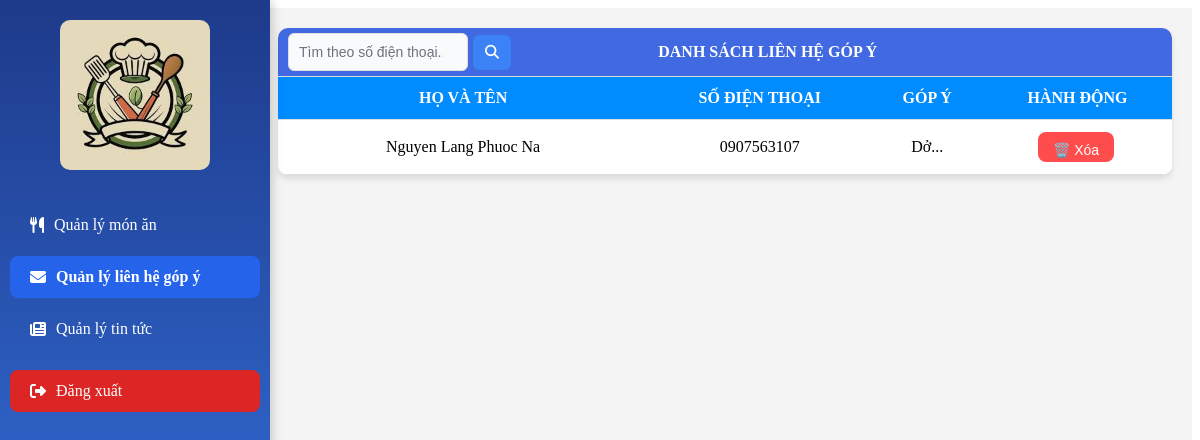
Page /QuanLyLienHeGopY.php (signed in) on the committed database.
### tables this page shows
CREATE TABLE `lienhe` (
  `Id` int NOT NULL,
  `Sdt` varchar(10) NOT NULL,
  `Ten` varchar(36) NOT NULL,
  `GopY` text NOT NULL
);

### QuanLyLienHeGopY.php (the view, shortened to what this page needs)
<?php
include 'config/db.php';
function LayDanhSachLienHe($conn)
{
    $Search = isset($_GET['search']) ? trim($_GET['search']) : '';
    $Query = "SELECT * FROM lienhe ORDER BY Id DESC";
    if (!empty($Search)) {
        $Query = "SELECT * FROM lienhe WHERE Sdt LIKE ? ORDER BY Id DESC";
        $SearchParam = "%" . $Search . "%";
        $Stmt = mysqli_prepare($conn, $Query);
        mysqli_stmt_bind_param($Stmt, "s", $SearchParam);
        mysqli_stmt_execute($Stmt);
        $Result = mysqli_stmt_get_result($Stmt);
    } else {
        $Result = mysqli_query($conn, $Query);
    }
    $LienHeList = [];
    while ($row = mysqli_fetch_assoc($Result)) {
        $LienHeList[] = $row;
    }
    return $LienHeList;
}
$DanhSachLienHe = LayDanhSachLienHe($conn);
?>
<!DOCTYPE html>
<html lang="vi">
<head>
    <link rel="stylesheet" href="assets/style.css">
    <link rel="stylesheet" href="https://cdnjs.cloudflare.com/ajax/libs/font-awesome/6.5.1/css/all.min.css" />
</head>
<body>
    <aside class="sidebar">
        <div class="logo">
            <img width="80%" src="images/logo.jpg" alt="Logo">
        </div>
        <ul>
            <li><a href="QuanLyMonAn.php"><i class="fas fa-utensils"></i> Quản lý món ăn</a></li>
            <li><a href="QuanLyLienHeGopY.php" class="active"><i class="fas fa-envelope"></i> Quản lý liên hệ góp ý</a></li>
            <li><a href="QuanLyTinTuc.php"><i class="fas fa-newspaper"></i> Quản lý tin tức</a></li>
            <li><a href="Logout.php" class="logout"><i class="fas fa-sign-out-alt"></i> Đăng xuất</a></li>
        </ul>
    </aside>
    <div class="container">
        <div class="content">
            <table>
                <tr class="Title-Table">
                    <th style="text-align: left; padding-left: 10px;" colspan="1">
                        <form method="GET" action="" style="display: inline-flex; align-items: center;">
                            <input type="search" name="search" placeholder="Tìm theo số điện thoại..." value="<?= isset($_GET['search']) ? htmlspecialchars($_GET['search']) : '' ?>" class="search-input">
                            <button type="submit" class="search-button"><i class="fas fa-search"></i></button>
                        </form>
                    </th>
                    <th style="text-align: left;" colspan="4">Danh Sách Liên Hệ Góp Ý</th>
                </tr>
                <tr>
                    <th>Họ và Tên</th>
                    <th>Số Điện Thoại</th>
                    <th>Góp Ý</th>
                    <th>Hành động</th>
                </tr>
                <?php if (empty($DanhSachLienHe)): ?>
                    <tr>
                        <td colspan="4">Không tìm thấy liên hệ nào.</td>
                    </tr>
                <?php else: ?>
                    <?php foreach ($DanhSachLienHe as $LienHe) : ?>
                        <tr>
                            <td><?= htmlspecialchars($LienHe['Ten']) ?></td>
                            <td><?= htmlspecialchars($LienHe['Sdt']) ?></td>
                            <td><?= htmlspecialchars_decode(substr($LienHe['GopY'], 0, 50)) ?>...</td>
                            <td>
                                <button class="btn-delete" onclick="Xoa(<?= $LienHe['Id'] ?>)">🗑️ Xóa</button>
                            </td>
                        </tr>
                    <?php endforeach; ?>
                <?php endif; ?>
            </table>
        </div>
    </div>
</body>
</html>

### assets/style.css (style rules this page uses)
.container { display: flex; min-height: 100vh; }
.sidebar { width: 250px; background: linear-gradient(180deg, #1e3a8a, #3b82f6); color: white; padding: 20px 10px; height: 100vh; position: fixed; left: 0; top: 0; box-shadow: 2px 0 10px rgba(0, 0, 0, 0.2); transition: all 0.3s ease; }
.sidebar .logo { text-align: center; margin-bottom: 30px; }
.sidebar .logo img { max-width: 150px; border-radius: 10px; }
.sidebar ul { list-style: none; padding: 0; margin: 0; }
.sidebar ul li { margin: 10px 0; }
.sidebar ul li a { display: flex; align-items: center; color: white; text-decoration: none; padding: 12px 20px; border-radius: 8px; font-size: 16px; transition: background 0.3s ease; }
.sidebar ul li a i { margin-right: 10px; }
.sidebar ul li a.active { background: #2563eb; font-weight: bold; }
.sidebar ul li a.logout { background: #dc2626; margin-top: 20px; }
.content { flex: 1; margin-left: 250px; padding: 20px; background-color: #f4f4f4; }
.Title-Table th:first-child { padding: 5px 10px; text-align: left; }
.Title-Table th:last-child { padding: 5px 10px; text-align: right; }
.Title-Table form { display: inline-flex; align-items: center; gap: 5px; }
.search-input { padding: 10px; border: 1px solid #ddd; border-radius: 6px; font-size: 14px; outline: none; background: #f9fafb; transition: border-color 0.3s ease, box-shadow 0.3s ease; width: 180px; color: #1f2937; }
.search-input::placeholder { color: #6b7280; opacity: 1; }
.search-button { padding: 10px 12px; background: #3b82f6; color: white; border: none; border-radius: 6px; cursor: pointer; transition: background 0.3s ease; }
.search-button i { font-size: 14px; }
table { width: 100%; border-collapse: collapse; background: white; box-shadow: 0px 4px 6px rgba(0, 0, 0, 0.1); border-radius: 10px; overflow: hidden; }
th, td { padding: 12px; text-align: center; border-bottom: 1px solid #ddd; }
th { background: #008bff; color: white; text-transform: uppercase; }
.btn-edit, .btn-delete { padding: 10px 15px; border: none; cursor: pointer; font-size: 14px; transition: background 0.3s ease; color: white; border-radius: 8px; height: 30px; }
.btn-delete { background-color: #ff4d4d; margin-left: 10%; }
.Title-Table th { background-color: royalblue; }

### QuanLyLienHeGopY.php (style rules this page uses)
.Title-Table th:nth-child(2) { text-align: left !important; }
td:nth-child(4) { padding-right: 20px !important; text-align: leftleft !important; }
td:nth-child(4) button { margin-left: 5px !important; }

### rows in the picture
lienhe: Ten "Nguyen Lang Phuoc Na", Sdt "0907563107", GopY "Dở"
